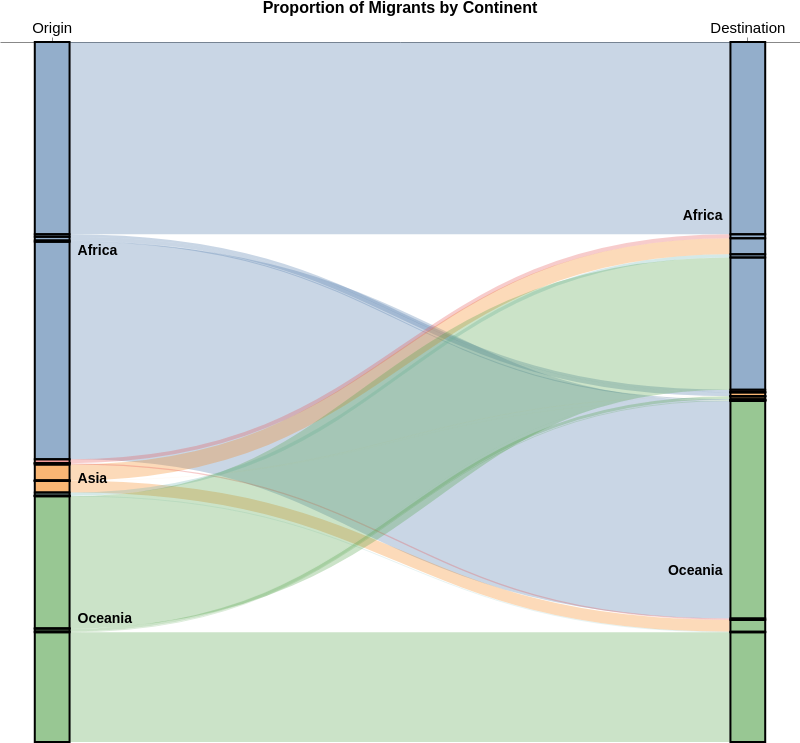

Write a Vega-Lite specification for this figure.
### Vega specification from a JSON file in a GitHub repository (floating-point values rounded to 4 significant figures)
{"$schema": "https://vega.github.io/schema/vega/v5.2.json", "title": {"text": "Proportion of Migrants by Continent", "fontSize": 16, "anchor": "middle"}, "height": 700, "width": 800, "data": [{"name": "rawData", "values": [{"key": {"stk1": "Africa", "stk2": "Africa"}, "doc_count": 81319501}, {"key": {"stk1": "Africa", "stk2": "Asia"}, "doc_count": 1608138}, {"key": {"stk1": "Africa", "stk2": "Americas"}, "doc_count": 1069668}, {"key": {"stk1": "Africa", "stk2": "Europe"}, "doc_count": 435792}, {"key": {"stk1": "Africa", "stk2": "Oceania"}, "doc_count": 92053160}, {"key": {"stk1": "Asia", "stk2": "Africa"}, "doc_count": 6801637}, {"key": {"stk1": "Asia", "stk2": "Asia"}, "doc_count": 41855}, {"key": {"stk1": "Asia", "stk2": "Americas"}, "doc_count": 6522}, {"key": {"stk1": "Asia", "stk2": "Europe"}, "doc_count": 16582}, {"key": {"stk1": "Asia", "stk2": "Oceania"}, "doc_count": 4952322}, {"key": {"stk1": "Americas", "stk2": "Africa"}, "doc_count": 1644110}, {"key": {"stk1": "Americas", "stk2": "Asia"}, "doc_count": 3949}, {"key": {"stk1": "Americas", "stk2": "Europe"}, "doc_count": 739}, {"key": {"stk1": "Americas", "stk2": "Oceania"}, "doc_count": 573946}, {"key": {"stk1": "Europe", "stk2": "Africa"}, "doc_count": 1401818}, {"key": {"stk1": "Europe", "stk2": "Asia"}, "doc_count": 5160}, {"key": {"stk1": "Europe", "stk2": "Europe"}, "doc_count": 497}, {"key": {"stk1": "Europe", "stk2": "Oceania"}, "doc_count": 239092}, {"key": {"stk1": "Oceania", "stk2": "Africa"}, "doc_count": 55922397}, {"key": {"stk1": "Oceania", "stk2": "Asia"}, "doc_count": 1225981}, {"key": {"stk1": "Oceania", "stk2": "Americas"}, "doc_count": 14887}, {"key": {"stk1": "Oceania", "stk2": "Europe"}, "doc_count": 287844}, {"key": {"stk1": "Oceania", "stk2": "Oceania"}, "doc_count": 46439364}], "transform": [{"type": "formula", "expr": "datum.key.stk1", "as": "stk1"}, {"type": "formula", "expr": "datum.key.stk2", "as": "stk2"}, {"type": "formula", "expr": "datum.doc_count", "as": "size"}]}, {"name": "nodes", "source": "rawData", "transform": [{"type": "filter", "expr": "!groupSelector || groupSelector.stk1 == datum.stk1 || groupSelector.stk2 == datum.stk2"}, {"type": "formula", "expr": "datum.stk1+datum.stk2", "as": "key"}, {"type": "fold", "fields": ["stk1", "stk2"], "as": ["stack", "grpId"]}, {"type": "formula", "expr": "datum.stack == 'stk1' ? datum.stk1+' '+datum.stk2 : datum.stk2+' '+datum.stk1", "as": "sortField"}, {"type": "stack", "groupby": ["stack"], "sort": {"field": "sortField", "order": "descending"}, "field": "size"}, {"type": "formula", "expr": "(datum.y0+datum.y1)/2", "as": "yc"}]}, {"name": "groups", "source": "nodes", "transform": [{"type": "aggregate", "groupby": ["stack", "grpId"], "fields": ["size"], "ops": ["sum"], "as": ["total"]}, {"type": "stack", "groupby": ["stack"], "sort": {"field": "grpId", "order": "descending"}, "field": "total"}, {"type": "formula", "expr": "scale('y', datum.y0)", "as": "scaledY0"}, {"type": "formula", "expr": "scale('y', datum.y1)", "as": "scaledY1"}, {"type": "formula", "expr": "datum.stack == 'stk1'", "as": "rightLabel"}, {"type": "formula", "expr": "datum.total/domain('y')[1]", "as": "percentage"}]}, {"name": "destinationNodes", "source": "nodes", "transform": [{"type": "filter", "expr": "datum.stack == 'stk2'"}]}, {"name": "edges", "source": "nodes", "transform": [{"type": "filter", "expr": "datum.stack == 'stk1'"}, {"type": "lookup", "from": "destinationNodes", "key": "key", "fields": ["key"], "as": ["target"]}, {"type": "linkpath", "orient": "horizontal", "shape": "diagonal", "sourceY": {"expr": "scale('y', datum.yc)"}, "sourceX": {"expr": "scale('x', 'stk1') + bandwidth('x')"}, "targetY": {"expr": "scale('y', datum.target.yc)"}, "targetX": {"expr": "scale('x', 'stk2')"}}, {"type": "formula", "expr": "range('y')[0]-scale('y', datum.size)", "as": "strokeWidth"}, {"type": "formula", "expr": "datum.size/domain('y')[1]", "as": "percentage"}]}], "scales": [{"name": "x", "type": "band", "range": "width", "domain": ["stk1", "stk2"], "paddingOuter": 0.05, "paddingInner": 0.95}, {"name": "y", "type": "linear", "range": "height", "domain": {"data": "nodes", "field": "y1"}}, {"name": "color", "type": "ordinal", "range": "category", "domain": {"data": "rawData", "field": "stk1"}}, {"name": "stackNames", "type": "ordinal", "range": ["Origin", "Destination"], "domain": ["stk1", "stk2"]}], "axes": [{"orient": "top", "scale": "x", "encode": {"labels": {"update": {"fontSize": {"value": 15}, "text": {"scale": "stackNames", "field": "value"}}}}}], "marks": [{"type": "path", "name": "edgeMark", "from": {"data": "edges"}, "clip": true, "encode": {"update": {"stroke": [{"test": "groupSelector && groupSelector.stack=='stk1'", "scale": "color", "field": "stk2"}, {"scale": "color", "field": "stk1"}], "strokeWidth": {"field": "strokeWidth"}, "path": {"field": "path"}, "strokeOpacity": {"signal": "!groupSelector && (groupHover.stk1 == datum.stk1 || groupHover.stk2 == datum.stk2) ? 0.9 : 0.3"}, "zindex": {"signal": "!groupSelector && (groupHover.stk1 == datum.stk1 || groupHover.stk2 == datum.stk2) ? 1 : 0"}, "tooltip": {"signal": "datum.stk1 + ' to ' + datum.stk2 + ':    ' + format(datum.size, ',.0f') + '   (' + format(datum.percentage, '.1%') + ')'"}}, "hover": {"strokeOpacity": {"value": 1}}}}, {"type": "rect", "name": "groupMark", "from": {"data": "groups"}, "encode": {"enter": {"fill": {"scale": "color", "field": "grpId"}, "width": {"scale": "x", "band": 1}}, "update": {"x": {"scale": "x", "field": "stack"}, "y": {"field": "scaledY0"}, "y2": {"field": "scaledY1"}, "fillOpacity": {"value": 0.6}, "tooltip": {"signal": "datum.grpId + '   ' + format(datum.total, ',.0f') + '   (' + format(datum.percentage, '.1%') + ')'"}}, "hover": {"fillOpacity": {"value": 1}}}}, {"type": "text", "from": {"data": "groups"}, "interactive": false, "encode": {"update": {"x": {"signal": "scale('x', datum.stack) + (datum.rightLabel ? bandwidth('x') + 8 : -8)"}, "yc": {"signal": "(datum.scaledY0 + datum.scaledY1)/2"}, "align": {"signal": "datum.rightLabel ? 'left' : 'right'"}, "baseline": {"value": "middle"}, "fontWeight": {"value": "bold"}, "fontSize": {"value": 14}, "text": {"signal": "abs(datum.scaledY0-datum.scaledY1) > 13 ? datum.grpId : ''"}}}}, {"type": "group", "data": [{"name": "dataForShowAll", "values": [{}], "transform": [{"type": "filter", "expr": "groupSelector"}]}], "encode": {"enter": {"xc": {"signal": "width/2"}, "y": {"value": 30}, "width": {"value": 80}, "height": {"value": 30}}}, "marks": [{"type": "group", "name": "groupReset", "from": {"data": "dataForShowAll"}, "encode": {"enter": {"cornerRadius": {"value": 6}, "fill": {"value": "#f5f5f5"}, "stroke": {"value": "#c1c1c1"}, "strokeWidth": {"value": 2}, "height": {"field": {"group": "height"}}, "width": {"field": {"group": "width"}}}, "update": {"opacity": {"value": 1}}, "hover": {"opacity": {"value": 0.7}}}, "marks": [{"type": "text", "interactive": false, "encode": {"enter": {"xc": {"field": {"group": "width"}, "mult": 0.5}, "yc": {"field": {"group": "height"}, "mult": 0.5, "offset": 2}, "align": {"value": "center"}, "baseline": {"value": "middle"}, "fontWeight": {"value": "bold"}, "fontSize": {"value": 13}, "text": {"value": "Show All"}}}}]}]}, {"type": "rect", "from": {"data": "nodes"}, "encode": {"enter": {"stroke": {"value": "#000"}, "strokeWidth": {"value": 2}, "width": {"scale": "x", "band": 1}, "x": {"scale": "x", "field": "stack"}, "y": {"field": "y0", "scale": "y"}, "y2": {"field": "y1", "scale": "y"}}}}], "signals": [{"name": "groupHover", "value": {}, "on": [{"events": "@groupMark:mouseover", "update": "{stk1:datum.stack=='stk1' && datum.grpId, stk2:datum.stack=='stk2' && datum.grpId}"}, {"events": "mouseout", "update": "{}"}]}, {"name": "groupSelector", "value": false, "on": [{"events": "@groupMark:click!", "update": "{stack:datum.stack, stk1:datum.stack=='stk1' && datum.grpId, stk2:datum.stack=='stk2' && datum.grpId}"}, {"events": [{"type": "click", "markname": "groupReset"}, {"type": "dblclick"}], "update": "false"}]}]}
